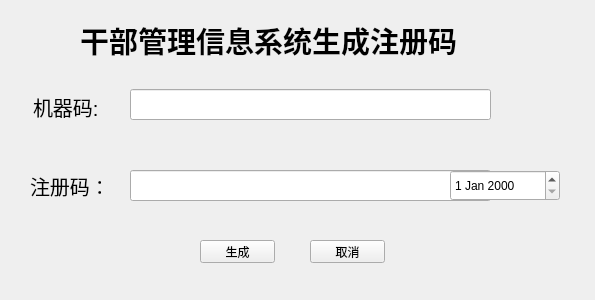
<?xml version="1.0" encoding="UTF-8"?>
<ui version="4.0">
 <class>RegistrationCode</class>
 <widget class="QWidget" name="RegistrationCode">
  <property name="geometry">
   <rect>
    <x>0</x>
    <y>0</y>
    <width>595</width>
    <height>300</height>
   </rect>
  </property>
  <property name="windowTitle">
   <string>RegistrationCode</string>
  </property>
  <widget class="QLabel" name="label">
   <property name="geometry">
    <rect>
     <x>33</x>
     <y>91</y>
     <width>71</width>
     <height>31</height>
    </rect>
   </property>
   <property name="font">
    <font>
     <pointsize>15</pointsize>
    </font>
   </property>
   <property name="text">
    <string>机器码:</string>
   </property>
  </widget>
  <widget class="QLineEdit" name="lineEdit">
   <property name="geometry">
    <rect>
     <x>130</x>
     <y>89</y>
     <width>361</width>
     <height>31</height>
    </rect>
   </property>
   <property name="font">
    <font>
     <pointsize>15</pointsize>
    </font>
   </property>
  </widget>
  <widget class="QLabel" name="label_2">
   <property name="geometry">
    <rect>
     <x>30</x>
     <y>170</y>
     <width>71</width>
     <height>31</height>
    </rect>
   </property>
   <property name="font">
    <font>
     <pointsize>15</pointsize>
    </font>
   </property>
   <property name="text">
    <string>注册码：</string>
   </property>
  </widget>
  <widget class="QLineEdit" name="lineEdit_2">
   <property name="geometry">
    <rect>
     <x>130</x>
     <y>170</y>
     <width>361</width>
     <height>31</height>
    </rect>
   </property>
   <property name="font">
    <font>
     <pointsize>15</pointsize>
    </font>
   </property>
  </widget>
  <widget class="QDateEdit" name="dateEdit">
   <property name="geometry">
    <rect>
     <x>450</x>
     <y>170</y>
     <width>110</width>
     <height>31</height>
    </rect>
   </property>
  </widget>
  <widget class="QPushButton" name="pushButton">
   <property name="geometry">
    <rect>
     <x>200</x>
     <y>240</y>
     <width>75</width>
     <height>23</height>
    </rect>
   </property>
   <property name="text">
    <string>生成</string>
   </property>
  </widget>
  <widget class="QPushButton" name="pushButton_2">
   <property name="geometry">
    <rect>
     <x>310</x>
     <y>240</y>
     <width>75</width>
     <height>23</height>
    </rect>
   </property>
   <property name="text">
    <string>取消</string>
   </property>
  </widget>
  <widget class="QLabel" name="label_9">
   <property name="geometry">
    <rect>
     <x>80</x>
     <y>10</y>
     <width>391</width>
     <height>61</height>
    </rect>
   </property>
   <property name="font">
    <font>
     <family>Aharoni</family>
     <pointsize>22</pointsize>
     <weight>75</weight>
     <bold>true</bold>
    </font>
   </property>
   <property name="text">
    <string>干部管理信息系统生成注册码</string>
   </property>
  </widget>
 </widget>
 <layoutdefault spacing="6" margin="11"/>
 <resources/>
 <connections/>
</ui>
